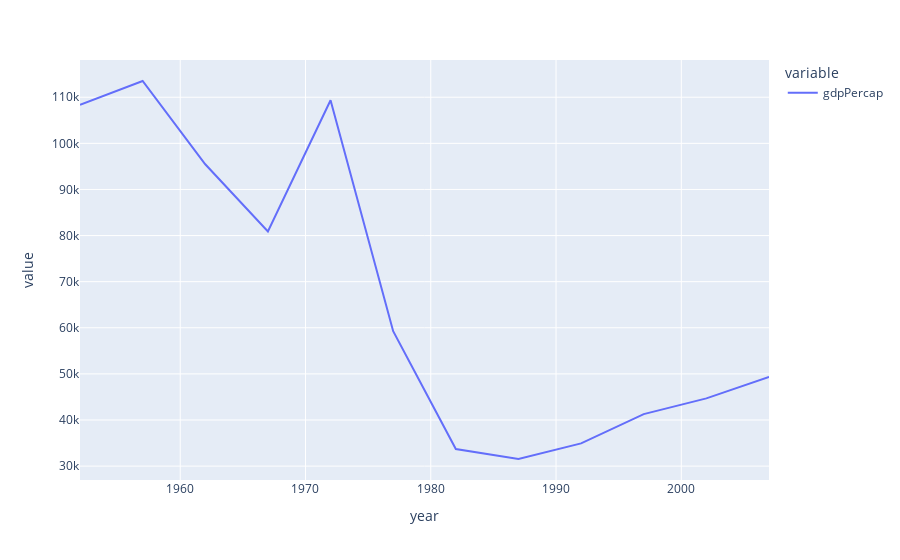

The notebook cell saved with this chart:
### Code cell
px.line(gapminder.groupby("year").agg("max")[['gdpPercap']])

### Figure 1 — Plotly figure (JSON) as saved in the notebook; plotly's stock layout.template omitted (floating-point values rounded to 4 significant figures)
{"data": [{"hovertemplate": "variable=gdpPercap<br>year=%{x}<br>value=%{y}<extra></extra>", "legendgroup": "gdpPercap", "line": {"color": "#636efa", "dash": "solid"}, "marker": {"symbol": "circle"}, "mode": "lines", "name": "gdpPercap", "orientation": "v", "showlegend": true, "type": "scatter", "x": [1952, 1957, 1962, 1967, 1972, 1977, 1982, 1987, 1992, 1997, 2002, 2007], "xaxis": "x", "y": [108400.0, 113500.0, 95460.0, 80890.0, 109300.0, 59270.0, 33690.0, 31540.0, 34930.0, 41280.0, 44680.0, 49360.0], "yaxis": "y"}], "layout": {"legend": {"title": {"text": "variable"}, "tracegroupgap": 0}, "margin": {"t": 60}, "xaxis": {"anchor": "y", "domain": [0, 1], "title": {"text": "year"}}, "yaxis": {"anchor": "x", "domain": [0, 1], "title": {"text": "value"}}}}
